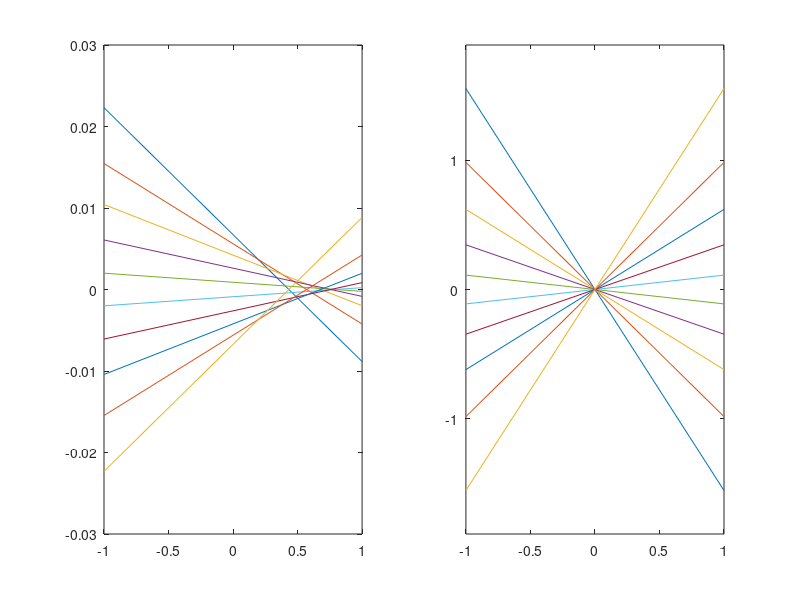
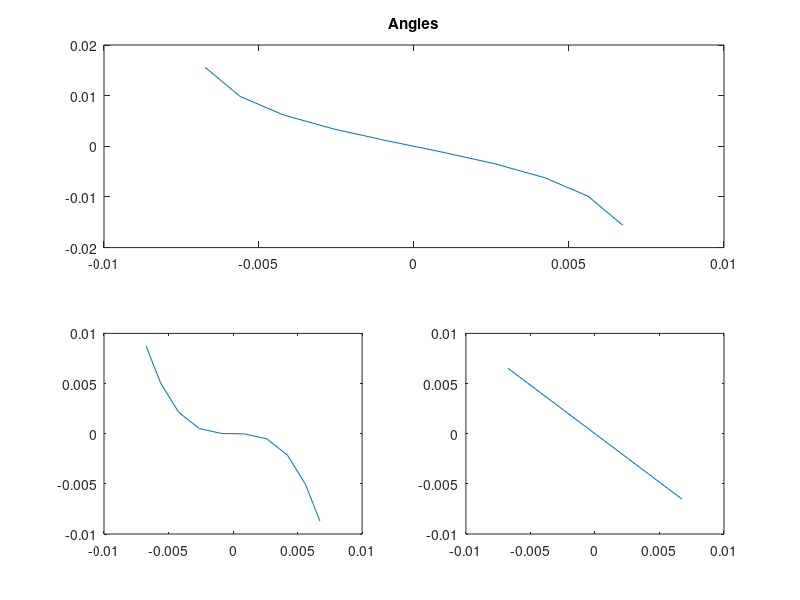
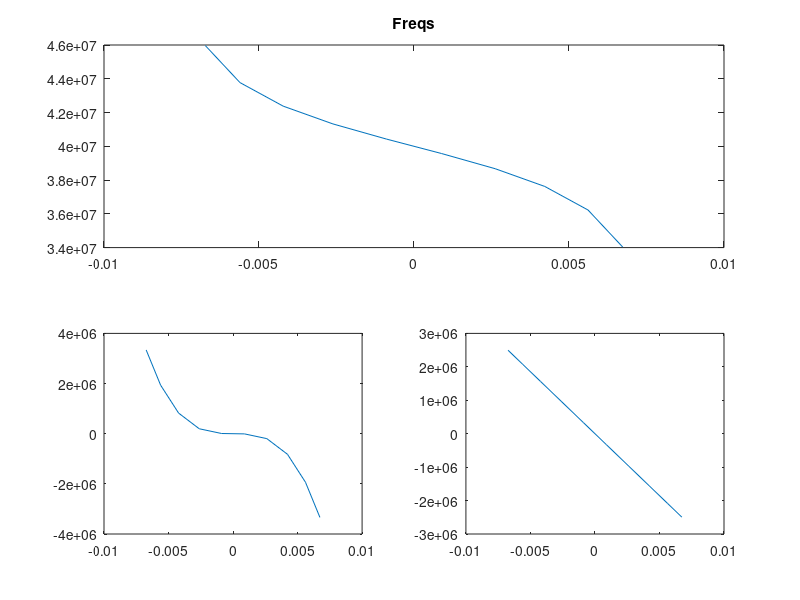
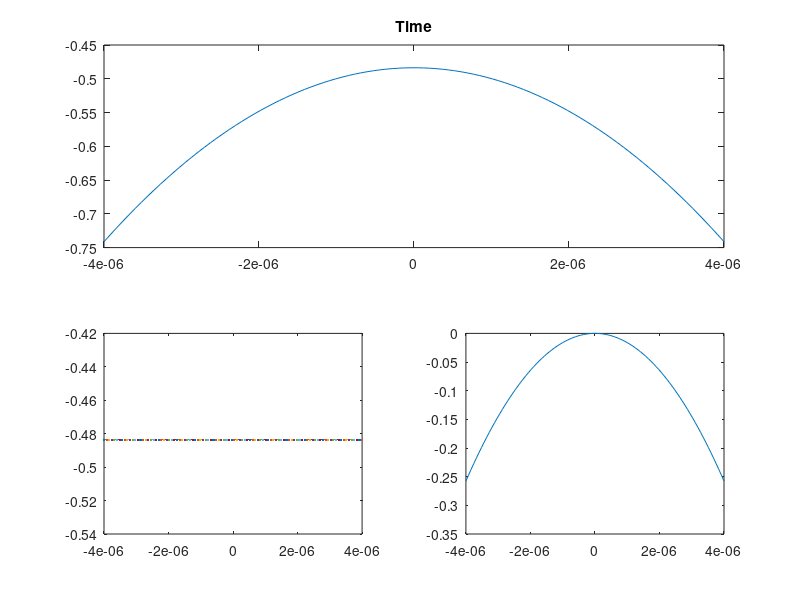

Recreate these plots in MATLAB, in order.
function obj_aberration()   

ray_count = 10;
z = 1;
focalLength = 0.008;
V = 613;
wavln = 800e-9;

examine_shift()

function [x2, k2] = Forward(x, k)
    focalLength = 0.008;    
    x2 = focalLength*k;
    k2 = -asin(x/focalLength);
end

function [x, k] = Reverse(x2, k2)
    focalLength = 0.008;    
    k = x2/focalLength;
    x = -focalLength*sin(k2);
end

function PlotTripleGraph(x, first, second, third, titleStr)
    figure()
    subplot(2,2,1:2)
    plot(x, first)
    title(titleStr)
    subplot(2,2,3)
    plot(x, second)
    subplot(2,2,4)
    plot(x, third)
end

function examine_shift()
    shift = 80e-6;
    
    k2 = linspace(-1, 1, ray_count);
    x2 = shift * tan(k2);
    [x1, k1] = Reverse(x2, k2);
    p = polyfit(x1,k1,4);
    
    PlotRayTraces()  
    PlotAngleAndFreqShiftAgainstPosition()
    AnalyseAolCurvatureShift()
    
    function AnalyseAolCurvatureShift()
        % key equation is angle = p(4)x + p(2)x^3 = lambda/V * d(t-x/v)^3
        % equate coeffs:
        d = V^3 * p(2) / 2; % d as an angle rate rather than freq rate
        b = V * p(4) / 2; % approximately half for static focus
        
        t = 4e-6 * linspace(-1,1,100);
        curvature0 = b / V;
        curvature2 = 3 * d * t.^2 / V;
        % want t^2-curvature to be small compared to the t^0-curvature 
        PlotTripleGraph(t, curvature0 + curvature2, curvature0, curvature2, 'Time')
    end
    
    function PlotRayTraces()
        subplot(1,2,1)
        plot([0*x1 - z; 0*x1 + z], [x1 - z*tan(k1); x1 + z*tan(k1)])
        subplot(1,2,2)
        plot([0*x2 - z; 0*x2 + z], [x2 - z*tan(k2); x2 + z*tan(k2)])
        axis equal
    end
    
    function PlotAngleAndFreqShiftAgainstPosition()
        f = V/wavln * k1;
        PlotTripleGraph(x1, k1, p(2)*x1.^3 , p(4)*x1, 'Angles')
        PlotTripleGraph(x1, f/2+40e6, V/wavln * p(2)*x1.^3 /2, V/wavln * p(4)*x1 /2, 'Freqs')
    end

    
end

function obj_para()
    x_array = 0.01 * linspace(-1, 1, ray_count);
    k_array = zeros(1, ray_count) + 0.000;% - x_array / 100;
    
    [x2_array, k2_array] = Forward(x_array, k_array);
    
    subplot(2,2,1)
    plot([0*x_array - z; 0*x_array + z], [x_array - z*tan(k_array); x_array + z*tan(k_array)])
    
    subplot(2,2,2)
    plot([0*x2_array - z; 0*x2_array + z], [x2_array - z*tan(k2_array); x2_array + z*tan(k2_array)])

    k2_array_rev = linspace(-1, 1, ray_count);
    x2_array_rev = zeros(1, ray_count);
    
    [x_array_rev, k_array_rev] = Reverse(x2_array_rev, k2_array_rev);
    
    subplot(2,2,3)
    plot([0*x_array_rev - z; 0*x_array_rev + z], [x_array_rev - z*tan(k_array_rev); x_array_rev + z*tan(k_array_rev)])
    
    subplot(2,2,4)
    plot([0*x2_array_rev - z; 0*x2_array_rev + z], [x2_array_rev - z*tan(k2_array_rev); x2_array_rev + z*tan(k2_array_rev)])
end

function parax_contribution()   
    x = 0.01 * linspace(-1, 1, ray_count);
    
    R = 0.1;
    k_para = -x/R;
    k_proper = -atan(x/R);
    
    aberrations = k_para - k_proper;
    
    plot(x,aberrations)
    p = polyfit(x,aberrations,5)
end
end